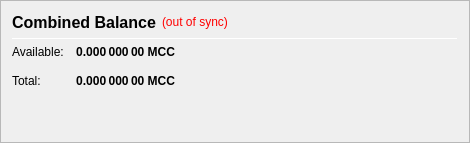
                   <widget class="QFrame" name="frame_CombinedBalances">
                    <property name="minimumSize">
                     <size>
                      <width>470</width>
                      <height>0</height>
                     </size>
                    </property>
                    <property name="frameShape">
                     <enum>QFrame::StyledPanel</enum>
                    </property>
                    <property name="frameShadow">
                     <enum>QFrame::Raised</enum>
                    </property>
                    <layout class="QVBoxLayout" name="verticalLayout_5">
                     <item>
                      <layout class="QHBoxLayout" name="horizontalLayout_5" stretch="0,0,0">
                       <item>
                        <widget class="QLabel" name="label_5z">
                         <property name="minimumSize">
                          <size>
                           <width>0</width>
                           <height>20</height>
                          </size>
                         </property>
                         <property name="font">
                          <font>
                           <pointsize>12</pointsize>
                           <weight>75</weight>
                           <bold>true</bold>
                          </font>
                         </property>
                         <property name="toolTip">
                          <string>Combined Balance (including unconfirmed and immature coins)</string>
                         </property>
                         <property name="text">
                          <string>Combined Balance</string>
                         </property>
                        </widget>
                       </item>
                       <item>
                        <widget class="QLabel" name="labelWalletStatus">
                         <property name="cursor">
                          <cursorShape>WhatsThisCursor</cursorShape>
                         </property>
                         <property name="toolTip">
                          <string>The displayed information may be out of date. Your wallet automatically synchronizes with the Macrocoin network after a connection is established, but this process has not completed yet.</string>
                         </property>
                         <property name="styleSheet">
                          <string notr="true">QLabel { color: red; }</string>
                         </property>
                         <property name="text">
                          <string notr="true">(out of sync)</string>
                         </property>
                         <property name="alignment">
                          <set>Qt::AlignLeading|Qt::AlignLeft|Qt::AlignVCenter</set>
                         </property>
                        </widget>
                       </item>
                       <item>
                        <spacer name="horizontalSpacer_1">
                         <property name="orientation">
                          <enum>Qt::Horizontal</enum>
                         </property>
                         <property name="sizeHint" stdset="0">
                          <size>
                           <width>40</width>
                           <height>20</height>
                          </size>
                         </property>
                        </spacer>
                       </item>
                      </layout>
                     </item>
                     <item>
                      <widget class="Line" name="line_CombinedBalance">
                       <property name="minimumSize">
                        <size>
                         <width>0</width>
                         <height>1</height>
                        </size>
                       </property>
                       <property name="maximumSize">
                        <size>
                         <width>16777215</width>
                         <height>1</height>
                        </size>
                       </property>
                       <property name="orientation">
                        <enum>Qt::Horizontal</enum>
                       </property>
                      </widget>
                     </item>
                     <item>
                      <layout class="QGridLayout" name="gridLayout_3">
                       <property name="spacing">
                        <number>12</number>
                       </property>
                       <item row="1" column="0">
                        <widget class="QLabel" name="labelBalanceTextz">
                         <property name="text">
                          <string>Available:</string>
                         </property>
                        </widget>
                       </item>
                       <item row="1" column="1">
                        <widget class="QLabel" name="labelBalancez">
                         <property name="font">
                          <font>
                           <weight>75</weight>
                           <bold>true</bold>
                          </font>
                         </property>
                         <property name="cursor">
                          <cursorShape>IBeamCursor</cursorShape>
                         </property>
                         <property name="toolTip">
                          <string>Your current spendable balance</string>
                         </property>
                         <property name="text">
                          <string notr="true">0.000 000 00 MCC</string>
                         </property>
                         <property name="alignment">
                          <set>Qt::AlignRight|Qt::AlignTrailing|Qt::AlignVCenter</set>
                         </property>
                         <property name="textInteractionFlags">
                          <set>Qt::LinksAccessibleByMouse|Qt::TextSelectableByKeyboard|Qt::TextSelectableByMouse</set>
                         </property>
                        </widget>
                       </item>
                       <item row="2" column="0">
                        <widget class="QLabel" name="labelTotalTextz">
                         <property name="text">
                          <string>Total:</string>
                         </property>
                        </widget>
                       </item>
                       <item row="2" column="1">
                        <widget class="QLabel" name="labelTotalz">
                         <property name="font">
                          <font>
                           <weight>75</weight>
                           <bold>true</bold>
                          </font>
                         </property>
                         <property name="cursor">
                          <cursorShape>IBeamCursor</cursorShape>
                         </property>
                         <property name="toolTip">
                          <string>Total Balance, including all unavailable coins.</string>
                         </property>
                         <property name="text">
                          <string notr="true">0.000 000 00 MCC</string>
                         </property>
                         <property name="alignment">
                          <set>Qt::AlignRight|Qt::AlignTrailing|Qt::AlignVCenter</set>
                         </property>
                         <property name="textInteractionFlags">
                          <set>Qt::LinksAccessibleByMouse|Qt::TextSelectableByKeyboard|Qt::TextSelectableByMouse</set>
                         </property>
                        </widget>
                       </item>
                       <item row="2" column="3">
                        <spacer name="horizontalSpacer_2">
                         <property name="orientation">
                          <enum>Qt::Horizontal</enum>
                         </property>
                         <property name="sizeHint" stdset="0">
                          <size>
                           <width>40</width>
                           <height>20</height>
                          </size>
                         </property>
                        </spacer>
                       </item>
                      </layout>
                     </item>
                     <item>
                      <spacer name="verticalSpacer_1">
                       <property name="orientation">
                        <enum>Qt::Vertical</enum>
                       </property>
                       <property name="sizeHint" stdset="0">
                        <size>
                         <width>20</width>
                         <height>40</height>
                        </size>
                       </property>
                      </spacer>
                     </item>
                    </layout>
                   </widget>
